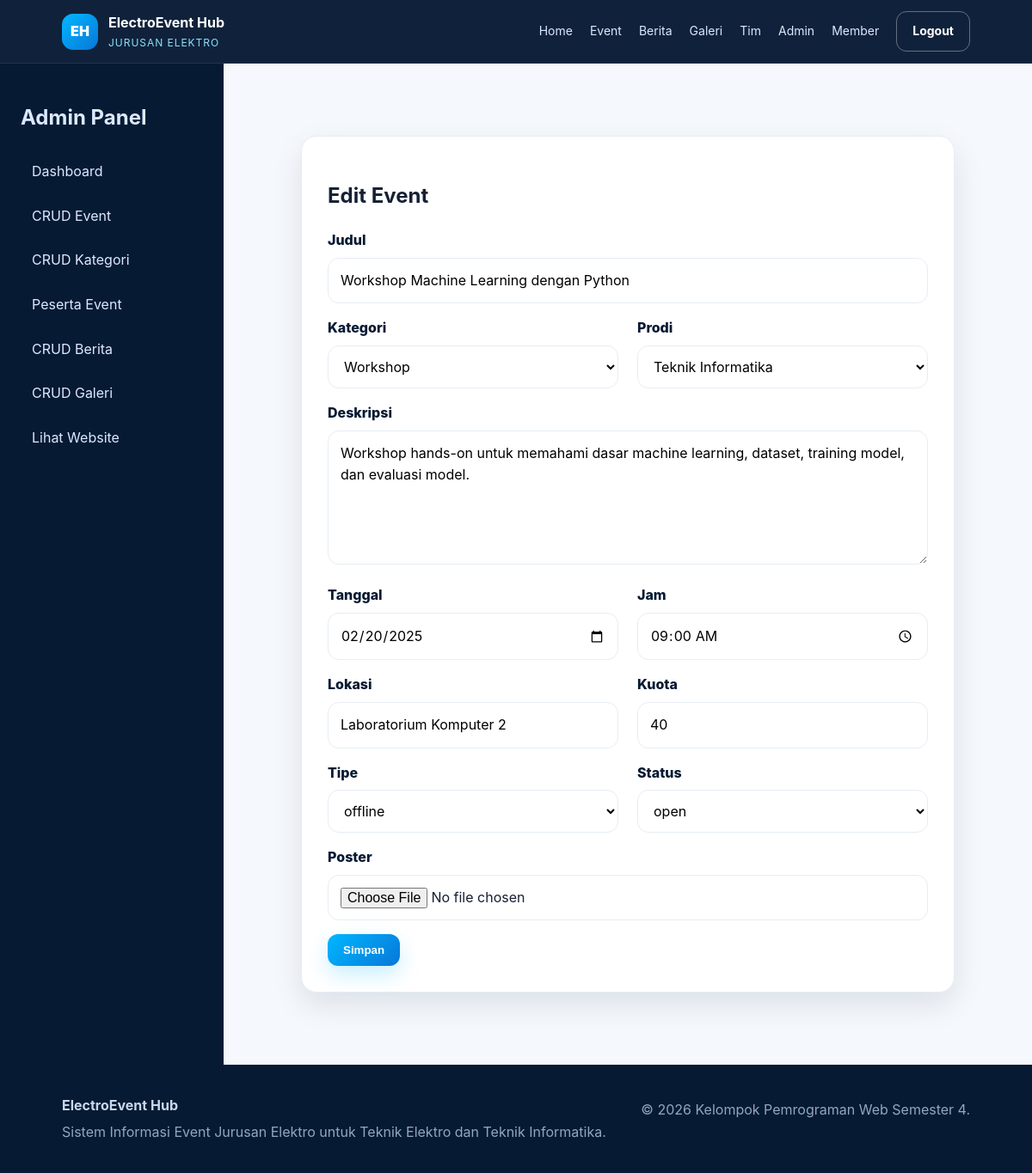
The app's page /admin/event-form.php?id=2 (signed in) with its own data.
### tables this page shows
CREATE TABLE events (
  id INT AUTO_INCREMENT PRIMARY KEY,
  category_id INT NOT NULL,
  title VARCHAR(180) NOT NULL,
  slug VARCHAR(200) NOT NULL UNIQUE,
  description TEXT NOT NULL,
  study_program ENUM('Teknik Elektro','Teknik Informatika') NOT NULL,
  event_type ENUM('offline','online','hybrid') NOT NULL DEFAULT 'offline',
  event_date DATE NOT NULL,
  event_time TIME NOT NULL,
  location VARCHAR(180) NOT NULL,
  quota INT NOT NULL DEFAULT 50,
  poster VARCHAR(255) DEFAULT NULL,
  status ENUM('draft','open','closed','done') NOT NULL DEFAULT 'open',
  created_by INT DEFAULT NULL,
  created_at TIMESTAMP DEFAULT CURRENT_TIMESTAMP,
  CONSTRAINT fk_events_category FOREIGN KEY (category_id) REFERENCES categories(id) ON UPDATE CASCADE,
  CONSTRAINT fk_events_user FOREIGN KEY (created_by) REFERENCES users(id) ON DELETE SET NULL ON UPDATE CASCADE
);

CREATE TABLE categories (
  id INT AUTO_INCREMENT PRIMARY KEY,
  name VARCHAR(80) NOT NULL UNIQUE,
  description TEXT,
  created_at TIMESTAMP DEFAULT CURRENT_TIMESTAMP
);

### includes/functions.php (called while the page is built, shortened)
<?php
function e($value) {
    return htmlspecialchars((string) $value, ENT_QUOTES, 'UTF-8');
}

### admin/event-form.php (the view, shortened to what this page needs)
<?php
require_once __DIR__ . '/../config/database.php'; require_once __DIR__ . '/../includes/functions.php'; require_admin();
$id=(int)($_GET['id']??0); $categories=$pdo->query('SELECT * FROM categories ORDER BY name')->fetchAll();
$event=['category_id'=>'','title'=>'','description'=>'','study_program'=>'Teknik Elektro','event_type'=>'offline','event_date'=>'','event_time'=>'08:00','location'=>'','quota'=>50,'poster'=>'','status'=>'open'];
if($id){$stmt=$pdo->prepare('SELECT * FROM events WHERE id=?');$stmt->execute([$id]);$event=$stmt->fetch() ?: $event;}
$title=$id?'Edit Event':'Tambah Event'; require_once __DIR__ . '/_layout.php';
?>
<form class="form-card" style="max-width:760px" method="post" enctype="multipart/form-data"><h1><?= e($title) ?></h1><div class="form-row"><label class="label">Judul</label><input class="input" name="title" value="<?= e($event['title']) ?>" required></div><div class="grid grid-2"><div class="form-row"><label class="label">Kategori</label><select name="category_id"><?php foreach($categories as $c): ?><option value="<?= $c['id'] ?>" <?= $event['category_id']==$c['id']?'selected':'' ?>><?= e($c['name']) ?></option><?php endforeach; ?></select></div><div class="form-row"><label class="label">Prodi</label><select name="study_program"><option <?= $event['study_program']==='Teknik Elektro'?'selected':'' ?>>Teknik Elektro</option><option <?= $event['study_program']==='Teknik Informatika'?'selected':'' ?>>Teknik Informatika</option></select></div></div><div class="form-row"><label class="label">Deskripsi</label><textarea name="description" rows="5" required><?= e($event['description']) ?></textarea></div><div class="grid grid-2"><div class="form-row"><label class="label">Tanggal</label><input class="input" type="date" name="event_date" value="<?= e($event['event_date']) ?>" required></div><div class="form-row"><label class="label">Jam</label><input class="input" type="time" name="event_time" value="<?= e(substr($event['event_time'],0,5)) ?>" required></div></div><div class="grid grid-2"><div class="form-row"><label class="label">Lokasi</label><input class="input" name="location" value="<?= e($event['location']) ?>" required></div><div class="form-row"><label class="label">Kuota</label><input class="input" type="number" name="quota" value="<?= e($event['quota']) ?>" required></div></div><div class="grid grid-2"><div class="form-row"><label class="label">Tipe</label><select name="event_type"><option>offline</option><option <?= $event['event_type']==='online'?'selected':'' ?>>online</option><option <?= $event['event_type']==='hybrid'?'selected':'' ?>>hybrid</option></select></div><div class="form-row"><label class="label">Status</label><select name="status"><option>open</option><option <?= $event['status']==='closed'?'selected':'' ?>>closed</option><option <?= $event['status']==='done'?'selected':'' ?>>done</option><option <?= $event['status']==='draft'?'selected':'' ?>>draft</option></select></div></div><div class="form-row"><label class="label">Poster</label><input class="input" type="file" name="poster" accept="image/*"></div><button class="btn btn-primary">Simpan</button></form>
<?php require_once __DIR__ . '/_footer.php'; ?>

### assets/css/style.css (style rules this page uses)
:root { --navy:#071a33;--navy2:#102a4c;--blue:#0877d8;--electric:#00b7ff;--white:#fff;--muted:#61718a;--line:#e7edf5;--bg:#f5f8fc;--danger:#d93025;--ok:#118a45;--warn:#b76a00;--shadow:0 14px 35px rgba(7,26,51,.10);--radius:18px }
* { box-sizing:border-box }
body { margin:0;font-family:Inter,Segoe UI,Arial,sans-serif;background:var(--bg);color:#162033;line-height:1.6 }
.btn { display:inline-flex;align-items:center;justify-content:center;gap:8px;border:0;border-radius:12px;padding:11px 18px;font-weight:700;cursor:pointer }
.btn-primary { background:linear-gradient(135deg,var(--electric),var(--blue));color:#fff;box-shadow:0 10px 24px rgba(0,183,255,.22) }
.grid { display:grid;gap:22px }
.grid-2 { grid-template-columns:repeat(2,1fr) }
.input,select,textarea { width:100%;border:1px solid var(--line);background:#fff;border-radius:13px;padding:13px 14px;font:inherit;outline:none }
.form-card { max-width:520px;margin:50px auto;background:#fff;border:1px solid var(--line);border-radius:var(--radius);box-shadow:var(--shadow);padding:30px }
.form-row { margin-bottom:16px }
.label { display:block;margin-bottom:7px;font-weight:800;color:var(--navy) }

### records on screen
events: title "Workshop Machine Learning dengan Python", category_id "Workshop", study_program "Teknik Informatika", description "Workshop hands-on untuk memahami dasar machine learning, dataset, training model, dan evaluasi model.", event_date "02/20/2025", event_time "09:00", location "Laboratorium Komputer 2", quota "40"

### other values on screen
$title "Edit Event"
